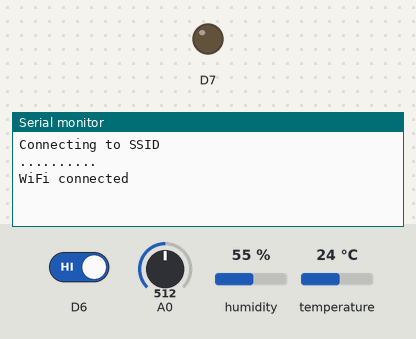
A sketch run on a simulated ESP8266 (NodeMCU). On the bench: output pins drawn as LEDs (lit = HIGH), the last lines printed to the serial monitor. The test bench sets the inputs (shaded band); at power-on: A0 = 512, D6 HIGH, humidity 55 %, temperature 24 °C. WiFi joins after 1.5 s; servers stay silent unless stated; no MQTT or app messages arrive unless stated.

Above: at 2.7 s.
2.8 s: A0 set to 610
At 3.5 s:
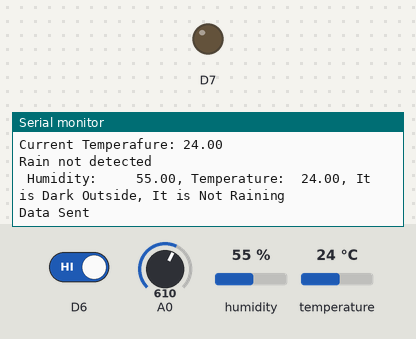
11.3 s: D6 driven LOW
19.8 s: A0 set to 590
At 26.6 s:
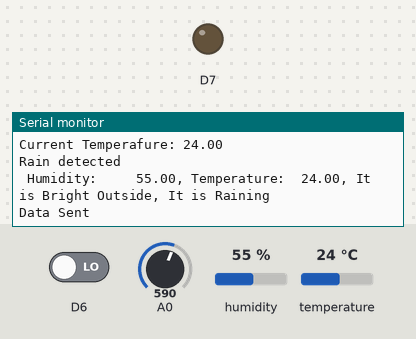

The sketch:

WeatherMonitoring.ino
```cpp
#include <ESP8266WiFi.h>
#include "Adafruit_MQTT.h"
#include "Adafruit_MQTT_Client.h"
#include <DHT.h>
#include "ThingSpeak.h"
#define AIO_SERVER      "io.adafruit.com"
#define AIO_SERVERPORT  1883
#define AIO_USERNAME  "AIO_USERNAME"
#define AIO_KEY  "AIO_KEY"
#define DHTTYPE DHT11
#define dht_dpin 0

DHT dht(dht_dpin, DHTTYPE);
const char* ssid = "SSID";                                  //fill in your wifi name
const char* password = "password";                              //fill in your wifi password
unsigned long myChannelNumber = 1020494;
const char * myWriteAPIKey = "myWriteAPIKey";


WiFiClient client;
Adafruit_MQTT_Client mqtt(&client, AIO_SERVER, AIO_SERVERPORT, AIO_USERNAME, AIO_KEY);

boolean MQTT_connect();

boolean MQTT_connect() {  int8_t ret; if (mqtt.connected()) {    return true; }  uint8_t retries = 3;  while ((ret = mqtt.connect()) != 0) { mqtt.disconnect(); delay(2000);  retries--;if (retries == 0) { return false; }} return true;}

Adafruit_MQTT_Publish WeatherMonitoring = Adafruit_MQTT_Publish(&mqtt, AIO_USERNAME "/feeds/weathermonitoring");


void setup() {
  Serial.begin(115200);
  ThingSpeak.begin(client);
pinMode(D7,OUTPUT);
dht.begin();

delay(10);


WiFi.begin(ssid, password);

Serial.println();
Serial.println();
Serial.print("Connecting to ");
Serial.println(ssid);
Serial.print("..........");
Serial.println();
WiFi.begin(ssid, password);

while (WiFi.status() != WL_CONNECTED) {
delay(500);

}
Serial.println("WiFi connected");
Serial.println();

}


void loop() {
  char value[200]=" ";
  char light[40]=", It is ",rain[40]=", It is ";
  float h=dht.readHumidity();
  delay(500);
  float t=dht.readTemperature();
  ThingSpeak.setField(1,h);
  ThingSpeak.setField(2,t);
  ThingSpeak.writeFields(myChannelNumber, myWriteAPIKey);
  char hum[25]="Humidity:";
  char tem[25]=", Temperature: ";
  char hu[30],te[30];
  dtostrf(h,10,2,hu);
  dtostrf(t,6,2,te);
  strcat(hum,hu);
  strcat(tem,te);
  delay(500);
  Serial.print("Current Humidity: ");
  Serial.print(h);
  Serial.print("%");
  Serial.println();
  Serial.print("Current Temperafure: ");
  Serial.print(t);
  Serial.println();
if(digitalRead(D6)==LOW)
  {
    strcat(light,"Bright Outside");
  }
  else
  {
    strcat(light,"Dark Outside");

  }

if(analogRead(A0)<=600)
  {
  Serial.println("Rain detected");

  strcat(rain, "Raining");

  }
  else

  {
  Serial.println("Rain not detected");
  strcat(rain,"Not Raining");
  }

 if (MQTT_connect())
 {
      strcat(value,hum);
      strcat(value,tem);
      strcat(value,light);
      strcat(value,rain);
      Serial.println(value);
      WeatherMonitoring.publish(value);
      Serial.println();
      Serial.println("Data Sent");

 }
delay(10000);
}
```

Measured:
- after the input at 2.8 s, the serial monitor: prints a new line at once (image 1)
- after the input at 19.8 s, the serial monitor: prints a new line after 5.7 s (image 2)
